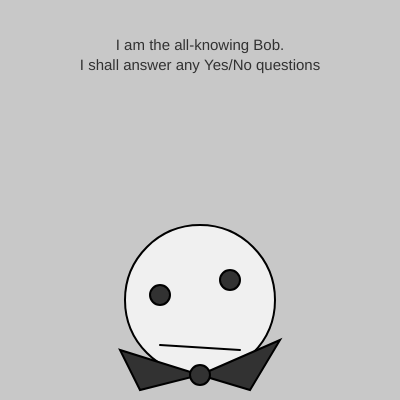
Frame 1 (no input)
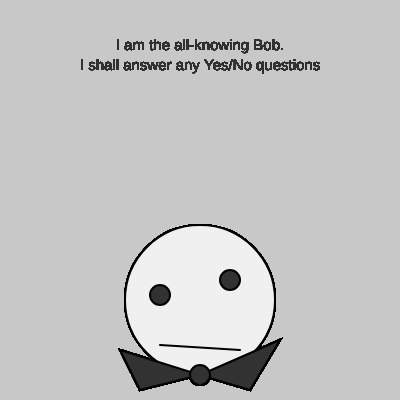
Frame 60 (no input)
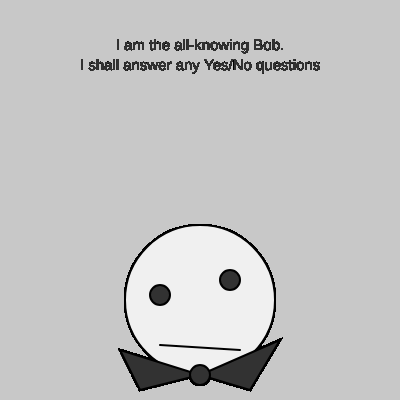
Frame 120 (the mouse pressed at the canvas centre since frame 60)

The p5.js sketch that drew these frames (run headless with seeded random() and noise() and a simulated clock; from frame 60 on, the mouse is pressed at the canvas centre):

// p5.js sketch
// ── sketch.js
let fortuneIndex;
let animating = false;
let fortune = [
  { name: "Heck yeah." },
  { name: "no thoughts, head empty." },
  { name: "Don't count on it." },
  { name: "Yes, definitely, absolutely." },
  { name: "Out for lunch, ask later" },
  { name: "Oh $%@&..." },
  { name: "Yea." },
  { name: "*takes off earbud* Sorry, what?" },
  { name: "Uh...outlook seems bleak, bud." },
  { name: "Of course!" },
  { name: "*dial-up noises*" },
  { name: "lol good luck, loser." },
  { name: "Sure, why the heck not." },
  { name: "Am I actually your best option?" },
  { name: "Are you serious rn? Heck no." },
  { name: "Judging by the signs, yes." },
  { name: "Idk, Google it." },
  { name: "Oh gosh no." },
  { name: "Oh, totally." },
  { name: "Ask the nerd who got me here." },
  { name: "Nope." },
];

function setup() {
  createCanvas(400, 400);
  background(200);
}

function draw() {
  ///bob
  strokeWeight(2);
  fill(240);
  ellipse(200, 300, 150);
  fill(50);
  ellipse(160, 295, 20);
  ellipse(230, 280, 20);
  line(240, 350, 160, 345);
  triangle(200, 375, 120, 350, 140, 390);
  triangle(200, 375, 280, 340, 250, 390);
  ellipse(200, 375, 20);

  ///dialouge
  strokeWeight(0);
  textStyle(NORMAL);
  textSize(15);
  textAlign(CENTER);
  text("I am the all-knowing Bob.", 200, 50);
  text("I shall answer any Yes/No questions", 200, 70);

  ///nitty gritty stuff
  if (animating == true) {
    fill(250);
    ellipse(120, 235, 20);
    ellipse(100, 205, 20);
    ellipse(200, 150, 260, 80);
    fill(50);
    ellipse(180, 150, 10);
    ellipse(200, 150, 10);
    ellipse(220, 150, 10);
  }
}
function fortunetell() {
  animating = false;
  if (fortune[0]) {
    background(200);
    fill(250);
    ellipse(120, 235, 20);
    ellipse(100, 205, 20);
    ellipse(200, 150, 260, 80);
    fortuneIndex = int(random(fortune.length));
    fill(50);
    textStyle(BOLDITALIC);
    textSize(15);
    text(fortune[fortuneIndex].name, 200, 155);
    textAlign(CENTER);
    fortune.splice(fortuneIndex, 1);
  } else {
    background(200);
    fill(50);
    textSize(15);
    strokeWeight(2);
    textStyle(BOLD);
    text("Am tired, come back later", 200, 155);
  }
}
function mouseClicked() {
  animating = true;
  setTimeout(fortunetell, 1500);
}
